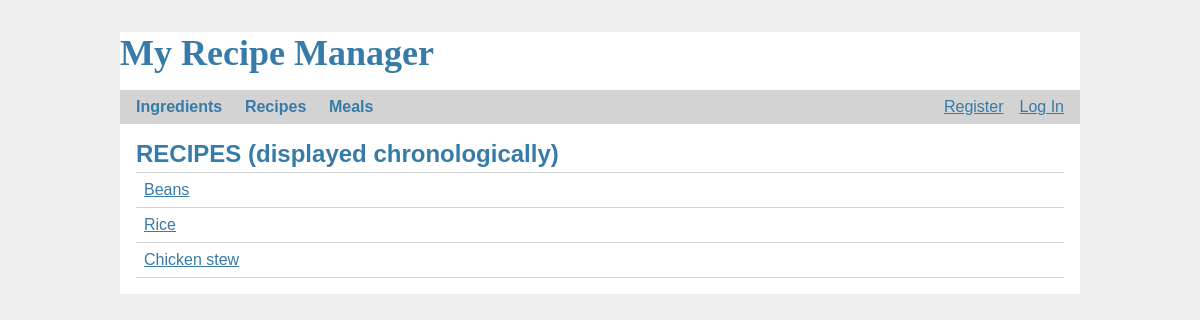
The app's page /recipes/ with its own data.
### tables this page shows
CREATE TABLE recipe (
  id INTEGER PRIMARY KEY,
  author_id INTEGER NOT NULL,
  title TEXT NOT NULL,
  body TEXT NOT NULL,
  servings INTEGER NOT NULL,
  tag TEXT CHECK (tag in ('starches', 'proteins', 'beans', 'vegetables', 'dessert', 'sauces', 'spices', 'others')),
  FOREIGN KEY (author_id) REFERENCES user (id)
);

### app/recipes.py (the view)
@bp.route('/')
def index():
    db = get_db()
    recipes_db = db.execute('SELECT title, id, tag FROM recipe').fetchall()
    recipes = []
    for i in range(len(recipes_db)):
        recipes.append([recipes_db[i]['title'], recipes_db[i]['id'], recipes_db[i]['tag']])
    return render_template('recipes/index.html', recipes=recipes)

### app/auth.py (called while the page is built)
@bp.before_app_request
def load_logged_in_user():
    user_id = session.get("user_id")
    if user_id is None:
        g.user = None
    else:
        g.user = (
            get_db().execute("SELECT * FROM user WHERE id = ?", (user_id,)).fetchone()
        )

### app/db.py (called while the page is built)
def get_db():
    if "db" not in g:
        g.db = sqlite3.connect(
            current_app.config["DATABASE"], detect_types=sqlite3.PARSE_DECLTYPES
        )
        g.db.row_factory = sqlite3.Row
    return g.db

### app/templates/recipes/index.html (shortened to what this page needs)
{% extends 'base.html' %}
{% block header %}
    <h1>{% block title %}RECIPES (displayed chronologically){% endblock %}</h1>
{% endblock %}
{% block content %}
    {% for recipe in recipes %}
        <header>
            <div>
                <a class="action" href="{{ url_for('recipes.display_recipe', recipeID=recipe[1]) }}">{{ recipe[0] }}</a>
            </div>
        </header>
    {% endfor %}
{% endblock %}

### app/static/style.css (style rules this page uses)
h1 { font-family: Verdana, sans-serif; color: #377ba8; margin: 1rem 0; }
a { color: #377ba8; }
nav ul li a, nav ul li span, header .action { display: block; padding: 0.5rem; }
.content > header { border-bottom: 1px solid lightgray; display: flex; align-items: flex-end; }
.content > header h1 { flex: auto; margin: 1rem 0 0.25rem 0; }

### records on screen
recipe: title "Beans"
recipe: title "Rice"
recipe: title "Chicken stew"
